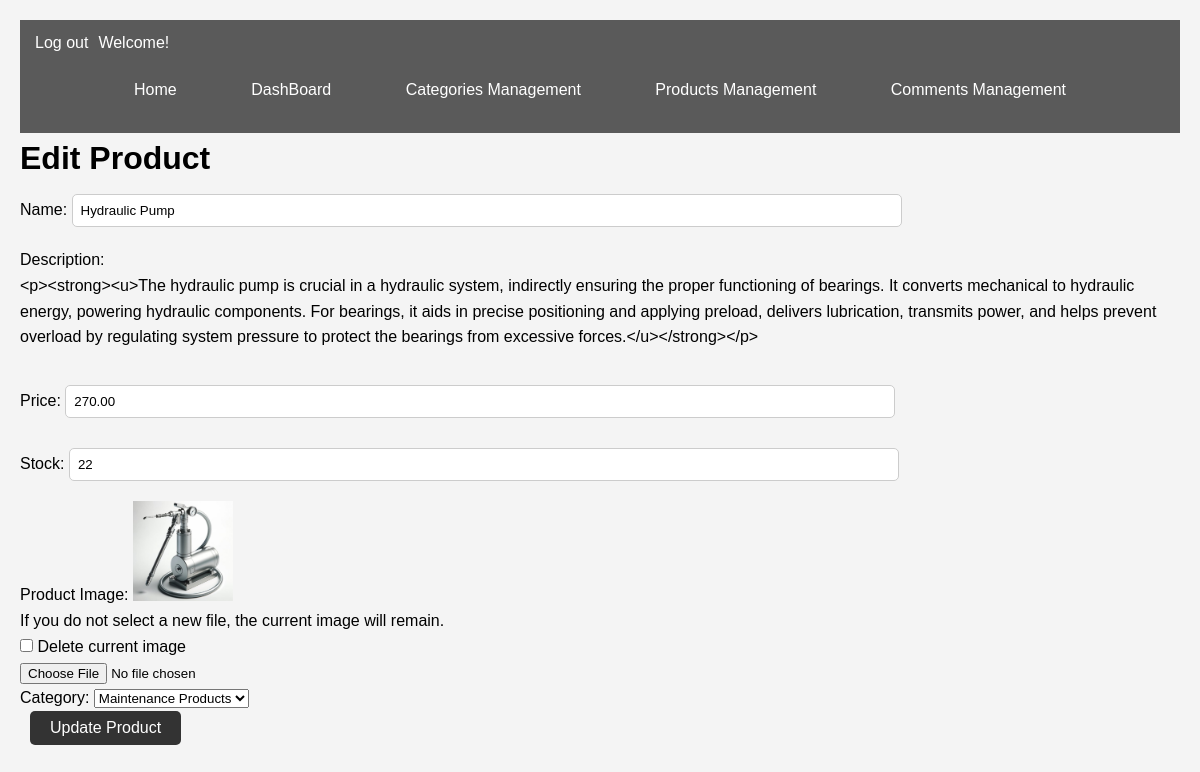
The page /edit_product.php?id=83 (signed in) on the database its author committed.
### tables this page shows
CREATE TABLE `Products` (
  `product_id` int(11) NOT NULL,
  `product_name` varchar(255) NOT NULL,
  `product_description` text DEFAULT NULL,
  `product_price` decimal(10,2) NOT NULL,
  `stock_quantity` int(11) NOT NULL,
  `category_id` int(11) DEFAULT NULL
);

CREATE TABLE `Images` (
  `id` int(11) NOT NULL,
  `product_id` int(11) NOT NULL,
  `filename` varchar(255) NOT NULL,
  `image` mediumblob DEFAULT NULL,
  `upload_time` datetime NOT NULL DEFAULT current_timestamp()
);

CREATE TABLE `Categories` (
  `category_id` int(11) NOT NULL,
  `category_name` varchar(255) NOT NULL,
  `category_description` text DEFAULT NULL
);

### edit_product.php (the view, shortened to what this page needs)
<?php
require('connect.php');
$categoryQuery = "SELECT category_id, category_name FROM categories";
$categoryStmt = $db->prepare($categoryQuery);
$categoryStmt->execute();
$categories = $categoryStmt->fetchAll(PDO::FETCH_ASSOC);
$product_id = $_GET['id'];
$query = "SELECT * FROM Products WHERE product_id = ?";
$stmt = $db->prepare($query);
$stmt->execute([$product_id]);
$product = $stmt->fetch(PDO::FETCH_ASSOC);
$product_name = $product['product_name'] ?? '';
$product_description = $product['product_description'] ?? '';
$product_price = $product['product_price'] ?? '';
$stock_quantity = $product['stock_quantity'] ?? '';
?>
<!DOCTYPE html>
<html lang="en">
<head>
    <link href="https://cdn.quilljs.com/1.3.6/quill.snow.css" rel="stylesheet">
    <link rel="stylesheet" type="text/css" href="styles.css">
</head>
<body>
<header>
    <div class="top-header2">
    <div class="login-info2">
        <?php if (isset($_SESSION['user_id'])): ?>
            <a href="logout.php">Log out</a>
            <?php if (isset($_SESSION['is_admin']) && $_SESSION['is_admin']): ?>
                <p>Welcome!</p>
            <?php endif; ?>
        <?php else: ?>
            <a href="login.php">Log in</a>
        <?php endif; ?>
    </div>
    </div>
    <nav>
        <ul class="main-nav">
            <li><a href="index.php">Home</a></li>
            <li><a href="admin.php">DashBoard</a></li>
            <li><a href="manage_categories.php">Categories Management</a></li>
            <li><a href="manage_products.php">Products Management</a></li>
            <li><a href="manage_comments.php">Comments Management</a></li>
        </ul>
    </nav>
</header>
    <h1>Edit Product</h1>
    <form action="edit_product.php?id=<?php echo htmlspecialchars($product_id); ?>" method="post" enctype="multipart/form-data">
        <label for="product_name">Name:</label>
        <input type="text" id="product_name" name="product_name" value="<?php echo htmlspecialchars($product_name); ?>" required><br>
        <label for="product_description">Description:</label>
        <div id="editor-container"><?php echo htmlspecialchars($product_description); ?></div>
        <textarea name="product_description" id="product_description" style="display:none;"></textarea><br>
        <label for="product_price">Price:</label>
        <input type="text" name="product_price" id="product_price" value="<?php echo htmlspecialchars($product_price); ?>" required><br>
        <label for="stock_quantity">Stock:</label>
        <input type="number" name="stock_quantity" id="stock_quantity" value="<?php echo htmlspecialchars($stock_quantity); ?>" required><br>
        <label for="product_image">Product Image:</label>
        <?php
            $imageQuery = "SELECT filename FROM Images WHERE product_id = :product_id";
            $imageStmt = $db->prepare($imageQuery);
            $imageStmt->bindParam(':product_id', $product_id);
            $imageStmt->execute();
            $imageRow = $imageStmt->fetch(PDO::FETCH_ASSOC);
            if ($imageRow) {
                echo '<img src="upload/' . htmlspecialchars($imageRow['filename']) . '" alt="Current Product Image" width="100"><br>';
                echo 'If you do not select a new file, the current image will remain.<br>';
                echo '<input type="checkbox" name="delete_image" id="delete_image"> <label for="delete_image">Delete current image</label><br>';
            }
        ?>
        <input type="file" name="product_image" id="product_image"><br>
        <label for="category_id">Category:</label>
        <select name="category_id" id="category_id">
            <?php foreach ($categories as $category): ?>
                <option value="<?php echo htmlspecialchars($category['category_id']); ?>" <?php if ($category['category_id'] == $product['category_id']) echo 'selected'; ?>>
                    <?php echo htmlspecialchars($category['category_name']); ?>
                </option>
            <?php endforeach; ?>
        </select>
        <br>
        <input type="submit" value="Update Product">
    </form>
</body>
</html>

### styles.css (style rules this page uses)
body, h1, h2, h3, p, form, input, textarea, button { margin: 0; padding: 0; border: 0; }
body { font-family: 'Arial', sans-serif; line-height: 1.6; color: #000000; padding: 20px; background-color: #f4f4f4; }
header { background-color: #5a5a5a; color: #fff; padding: 10px 0; text-align: center; }
header a { color: #fff; text-decoration: none; margin: 0 15px; }
nav ul { padding: 0; list-style: none; text-align: center; }
nav ul li { display: inline; }
nav a { text-decoration: none; color: #ffffff; padding: 5px 20px; display: inline-block; }
input[type=text], input[type=number], input[type=password], textarea { width: 70%; padding: 8px; margin-bottom: 20px; border-radius: 5px; border: 1px solid #ccc; margin-top: 10px; }
input[type=submit], button { background: #333; color: #fff; padding: 8px 20px; border: none; border-radius: 5px; cursor: pointer; margin-bottom: 20px; font-size: medium; margin-left: 10px; }
.top-header2 { display: flex; justify-content: space-between; align-items: center; }
.login-info2 { display: flex; align-items: center; }
.login-info2 a { margin-right: 10px; }

### rows shown on the page
products: product_name "Hydraulic Pump", product_description "<p><strong><u>The hydraulic pump is crucial in a hydraulic system, indirectly ensuring the proper functioning of bearings. It converts mechanical to hydraulic energy, powering hydraulic components. For bearings, it aids in precise positioning and applying preload, delivers lubrication, transmits power, and helps prevent overload by regulating system pressure to protect the bearings from excessive forces.</u></strong></p>", product_price "270.00", stock_quantity "22", category_id "Maintenance Products"
images: filename (picture)
